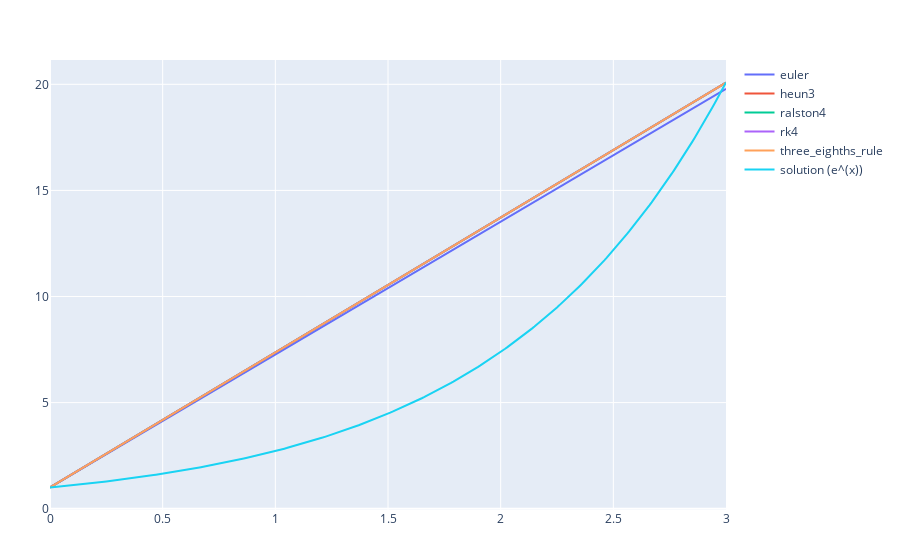

This figure's notebook cell:
### Markdown cell above
Plot of approximation methods compared to solution

### Code cell
t = [0, 3]
x0 = [1]
deltat_max = 0.01

@time s1 = solve_ode(f, x0, t, "euler", deltat_max)[:,1]
@time s2 = solve_ode(f, x0, t, "heun3", deltat_max)[:,1]
@time s3 = solve_ode(f, x0, t, "ralston4", deltat_max)[:,1]
@time s4 = solve_ode(f, x0, t, "rk4", deltat_max)[:,1]
@time s5 = solve_ode(f, x0, t, "three_eighths_rule", deltat_max)[:,1]

# Create traces
euler = scatter(x=t, y=s1, mode="lines", name="euler")
heun3 = scatter(x=t, y=s2, mode="lines", name="heun3")
ralston4 = scatter(x=t, y=s3, mode="lines", name="ralston4")
rk4 = scatter(x=t, y=s2, mode="lines", name="rk4")
three_eighths_rule = scatter(x=t, y=s5, mode="lines", name="three_eighths_rule")

solution = scatter(x=0:0.01:3, y=exp.(0:0.01:3), mode="lines", name="solution (e^(x))")

plot([euler, heun3, ralston4, rk4, three_eighths_rule, solution])

### Figure 1 — Plotly figure (JSON) as saved in the notebook; plotly's stock layout.template omitted (floating-point values rounded to 4 significant figures; data arrays with more than 128 entries replaced by an {"elided": "..."} marker saying what was removed)
{"data": [{"mode": "lines", "name": "euler", "type": "scatter", "x": [0, 3], "y": [1, 19.79]}, {"mode": "lines", "name": "heun3", "type": "scatter", "x": [0, 3], "y": [1, 20.09]}, {"mode": "lines", "name": "ralston4", "type": "scatter", "x": [0, 3], "y": [1, 20.09]}, {"mode": "lines", "name": "rk4", "type": "scatter", "x": [0, 3], "y": [1, 20.09]}, {"mode": "lines", "name": "three_eighths_rule", "type": "scatter", "x": [0, 3], "y": [1, 20.09]}, {"mode": "lines", "name": "solution (e^(x))", "type": "scatter", "x": {"elided": "301 float values"}, "y": {"elided": "301 float values"}}], "layout": {"margin": {"b": 50, "l": 50, "r": 50, "t": 60}}}
